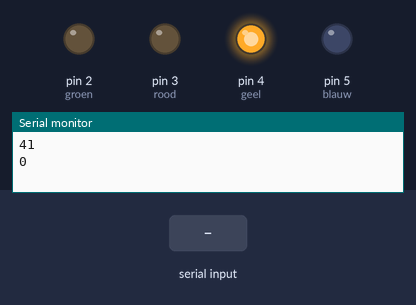
Recording of a sketch running on a simulated Arduino Uno, built with avr-gcc and run on an emulated ATmega328P. Parts: output pins drawn as LEDs (lit = HIGH), the last lines printed to the serial monitor. Dashed ring = blinking. The inputs (shaded band) are chosen by the test bench. Random numbers use the default seed unless the sketch sets one.

Above: at 2.1 s.
At 8.8 s:
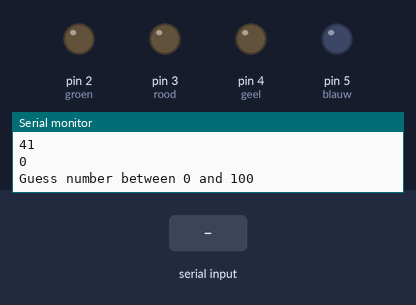
8.9 s: "90,45\n" received over Serial
10.4 s: "90\n" received over Serial
At 10.8 s:
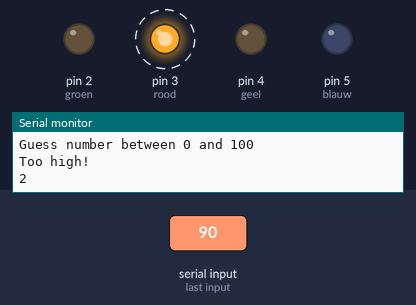
Timing chart, 0 to 20.9 s (numbered marks = the images above; inputs shaded):
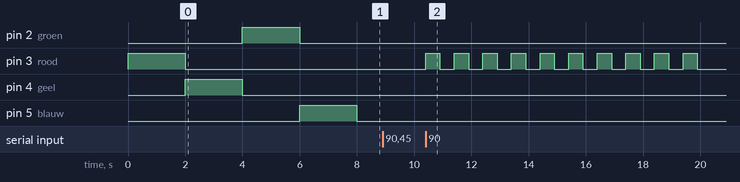

Measured:
- after the input at 10.4 s, pin 3 (rood): alternates HIGH for 0.50 s and LOW for 0.50 s, starting at once

The sketch:

oef5.4.ino
```cpp
//5.4) Schrijf een programma dat de gebruiker vraagt om een getal te raden tussen 0-100.
//Er wordt telkens ook uitgeprint te laag , te hoog of correct geraden!
//Indien de gebruiker het getal raad op minder dan 100 sec dan flikkert een groene led 10 keer 0.5 sec aan/uit,
//indien het getal niet geraden werd binnen 100 sec dan flikkert een rode led 10 keer 0.5 sec aan/uit!


int groen = 2;
int rood = 3;
int geel = 4;
int blauw = 5;

// int buttonOne = 10;
// int buttonTwo =11;
// int buttonThree =12;
// int buttonFour = 13;


void setup() {
    Serial.begin(115200);
    Serial.setTimeout(6000000);
    pinMode(rood,OUTPUT);
    pinMode(groen,OUTPUT);
    // pinMode(buttonOne,INPUT_PULLUP);
    // pinMode(groen,OUTPUT);
    // pinMode(buttonTwo,INPUT_PULLUP);
    pinMode(geel,OUTPUT);
    // pinMode(buttonThree,INPUT_PULLUP);
    pinMode(blauw,OUTPUT);
    // pinMode(buttonFour,INPUT_PULLUP);

}

void loop() {

    Serial.println("TIP: Press F1 in VSC to trigger 'Arduino: Sent Text to Serial Port'");
    //Serial.println("Press Return");
    // Serial.readStringUntil('\n');
    // randomSeed(millis());
    // long randomNumber = random(0,101);

    // Serial.println(String(randomNumber));

    int startTheTime = millis() * 1000;
    int endTime = 100000;
    randomSeed(millis());
    long randomNumber = random(0,101);
    Serial.println(String(randomNumber));
    Serial.println(String(startTheTime));

    digitalWrite(rood, HIGH);
    delay(2000);
    digitalWrite(rood, LOW);
    digitalWrite(geel, HIGH);
    delay(2000);
    digitalWrite(geel, LOW);
    digitalWrite(groen, HIGH);
    delay(2000);
    digitalWrite(groen, LOW);
    digitalWrite(blauw, HIGH);
    delay(2000);
    digitalWrite(blauw, LOW);


  //  do{

        int counterMax = 0;
        do{
            Serial.println("Guess number between 0 and 100");
            int guess = Serial.readStringUntil('\n').toInt();

            if(guess < randomNumber){
                Serial.println("Too low!");
            }else if(guess > randomNumber){
            Serial.println("Too high!");
            }
            if(guess == randomNumber){
                if(millis() - startTheTime<=100000){
                    int starttime = millis();
                    int endtime = starttime;
                    while ((endtime - starttime) <=10000) // do this loop for up to 1000mS
                    {
                        digitalWrite(groen, HIGH);
                        delay(500);
                        digitalWrite(groen, LOW);
                        delay(500);
                    //loopcount = loopcount+1;
                    endtime = millis();
                    }
                        // digitalWrite(groen, HIGH);
                        // delay(500);
                        // digitalWrite(groen, LOW);
                        // delay(500);
                }
                else{
                    int starttime = millis();
                    int endtime = starttime;
                    while ((endtime - starttime) <=10000) // do this loop for up to 1000mS
                    {
                        digitalWrite(rood, HIGH);
                        delay(500);
                        digitalWrite(rood, LOW);
                        delay(500);
                        endtime = millis();
                    }
                }
                Serial.println("Great success!");
                break;
            }

            counterMax++;

            Serial.println(String(counterMax));
            //Serial.println(String(startTheTime))
            if(millis() - startTheTime>10000){
                int starttime = millis();
                int endtime = starttime;
                while ((endtime - starttime) <=10000) // do this loop for up to 1000mS
                {
                    digitalWrite(rood, HIGH);
                    delay(500);
                    digitalWrite(rood, LOW);
                    delay(500);
                    endtime = millis();
                }
            }

        }while(counterMax < 10);
    //    }while((counterMax < 10) && ((millis() * 1000)<=100000));

    //}while((millis() * 1000)<=100000)


//     int counterMax = 0;
//     do{
//         Serial.println("Guess number between 0 and 100");
//         int guess = Serial.readStringUntil('\n').toInt();

//         if(guess < randomNumber){
//             Serial.println("Too low!");
//         }else if(guess > randomNumber){
//            Serial.println("Too high!");
//         }
//         if(guess == randomNumber){
//             Serial.println("Great success!");
//             break;
//         }
//         counterMax++;
//     }while(counterMax < 10);


//   if (sensorValOne == HIGH) {
//     digitalWrite(rood, LOW);
//   } else {
//     digitalWrite(rood, HIGH);
//   }

//   if (sensorValTwo == HIGH) {
//     digitalWrite(groen, LOW);
//   } else {
//     digitalWrite(groen, HIGH);
//   }

//     if (sensorValThree == HIGH) {
//     digitalWrite(geel, LOW);
//   } else {
//     digitalWrite(geel, HIGH);
//   }

//     if (sensorValFour == HIGH) {
//     digitalWrite(blauw, LOW);
//     digitalWrite(geel, LOW);
//     digitalWrite(groen, LOW);
//   } else {
//     digitalWrite(blauw, HIGH);
//     digitalWrite(geel, HIGH);
//     digitalWrite(groen, HIGH);
//   }


}
```
